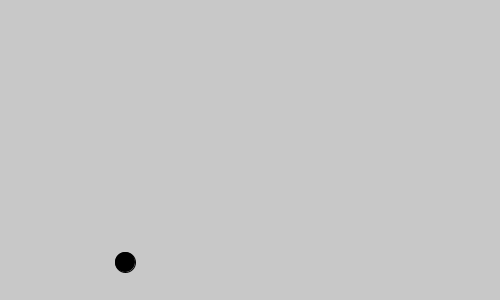
Frame 1 (no input)
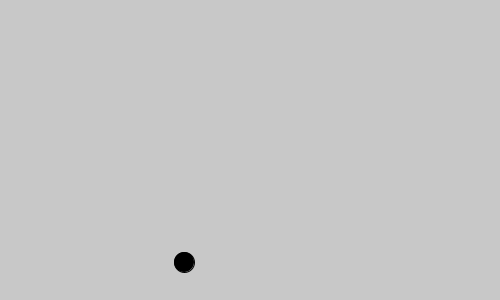
Frame 60 (the mouse pressed at the canvas centre just before this capture)
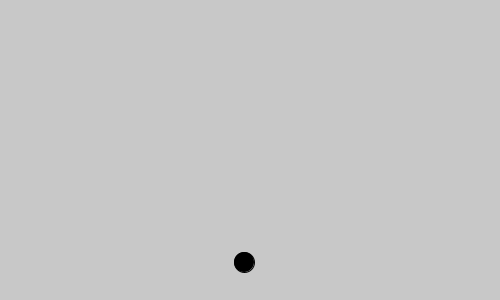
Frame 120 (the mouse held since frame 60 and released just before this capture)

The Processing sketch that drew these frames (run headless with seeded random() and noise(); from frame 60 on, the mouse is pressed at the canvas centre):

// Processing sketch: movingCircle2
// ── movingCircle2.pde
int circleX;
int circleY;
int circleDiameter = 20;

void setup()
{
  size(500, 300);
  fill(0);
  circleX = width/4;
  circleY = (7*height)/8;
}

void draw()
{  
  background(200);
  ellipse(circleX, circleY, circleDiameter, circleDiameter);
  circleX ++;
}
